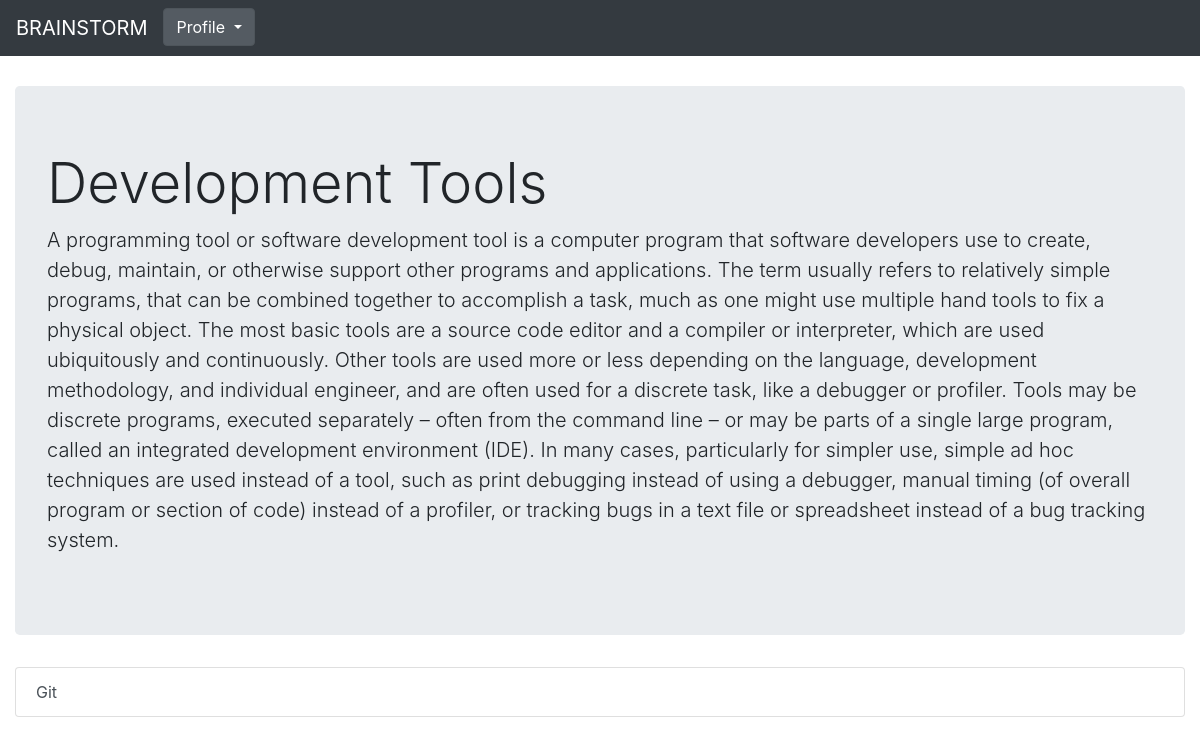
Page /14/ on the committed database.
### category/models.py (models this page shows, shortened)
class Category(models.Model):
    name = models.CharField(max_length=30)
    description = models.TextField()
    image = models.ImageField(upload_to = 'category/static/image')

class Test(models.Model):
    title = models.CharField(max_length=30)
    category = models.ForeignKey(Category, on_delete=models.CASCADE, verbose_name="Category")

### category/views.py (the view)
# urls.py: path('<int:category_id>/', views.detail, name='detail'),
def detail(request, category_id):
    try:
        category = Category.objects.get(pk=category_id)
        tests = Test.objects.all().filter(category=category_id)
    except Category.DoesNotExist:
        raise Http404('Category does not exist')
    return render (request, 'category/detail.html', {'category': category, 'tests': tests})

### category/templates/category/detail.html
{% extends "category/layout.html"%}
{%block content%}
{%if category %}
<div class="container-fluid">
    <div class="jumbotron">
        <h1 class="display-4">{{category.name}}</h1>
        <p class="lead">{{category.description}}</p>
    </div>
    {%if tests %}
    <div class="list-group">
        {%for test in tests%}
        <a href="{% url 'quiz' test.id %}" class="list-group-item list-group-item-action">{{test.title}}</a>
        {%endfor%}
    </div>
    {% endif%}
</div>
{% endif%}
{%endblock%}

### rows in the picture
Category: name "Development Tools", description "A programming tool or software development tool is a computer program that software developers use to create, debug, maintain, or otherwise support other programs and applications. The term usually refers to relatively simple programs, that can be combined together to accomplish a task, much as one might use multiple hand tools to fix a physical object. The most basic tools are a source code editor and a compiler or interpreter, which are used ubiquitously and continuously. Other tools are used more or less depending on the language, development methodology, and individual engineer, and are often used for a discrete task, like a debugger or profiler. Tools may be discrete programs, executed…"
Test: title "Git"
